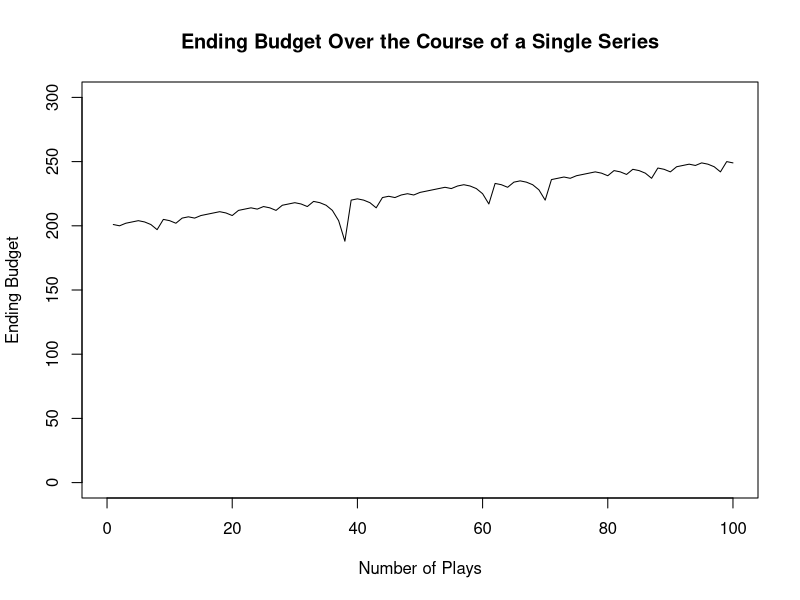
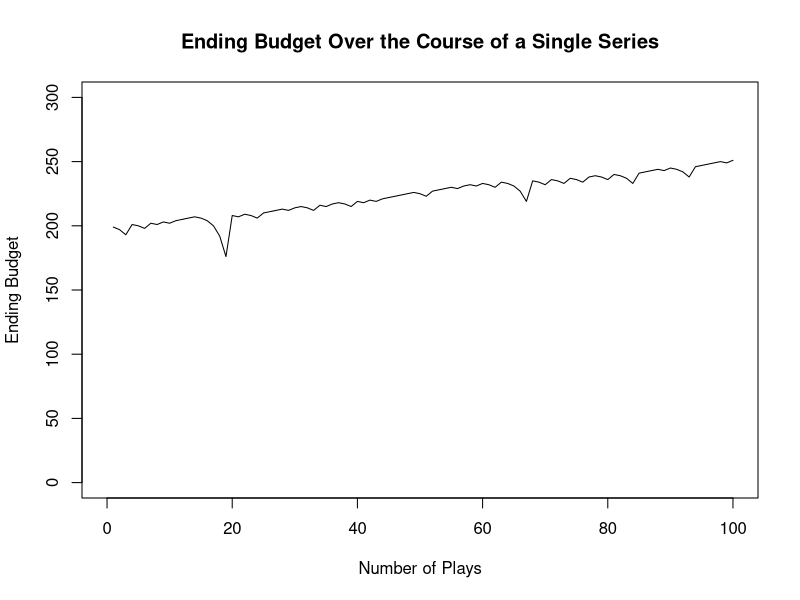
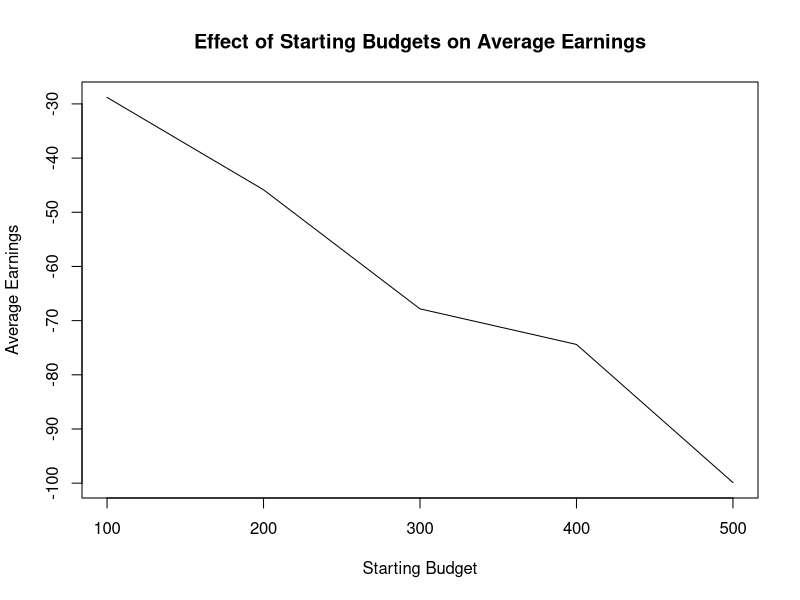

These figures' R source, in order:
## ---- chunk 1
knitr::opts_chunk$set(echo = TRUE)
## ---- chunk 2
martingale_wager <- function(previous_wager, previous_outcome, max_wager, current_budget) {
  if(previous_outcome == 1) return(1)
  min(2 * previous_wager, max_wager, current_budget)
}

profit <- function(l1) {
  l1[nrow(l1), 4] - l1[1, 1]
}

one_series <- function(ng, sb, wt, mw) {
  l1 <- matrix(NA_integer_, nrow = ng, ncol = 4)
  l1[, 3] <- rbinom(ng, 1, 18 / 38)
  l1[1, 1] <- sb
  l1[1, 2] <- 1
  l1[1, 4] <- ifelse(l1[1, 3] == 1, sb + 1, sb - 1)

  for (i in 2:ng) {
    w <- martingale_wager(l1[i - 1, 2], l1[i - 1, 3], mw, l1[i - 1, 4])
    e <- ifelse(l1[i, 3] == 1, l1[i - 1, 4] + w, l1[i - 1, 4] - w)
    s <- e <= 0 | e >= wt
    l1[i, c(1, 2, 4)] <- c(l1[i - 1, 4], w, e)
    if (s) break
  }
  l1[1:i, ]
}


ending_budget <- one_series(100, 200, 300, 100)[, 4]
plot(ending_budget, type = "l", xlim = c(0, 100), ylim = c(0, 300), xlab = "Number of Plays", ylab = "Ending Budget", main = "Ending Budget Over the Course of a Single Series")

average_earnings <- replicate(1000, one_series(1000, 200, 300, 100) |> profit()) |> mean()
print(paste("Average Earnings over 1000 simulations:", round(average_earnings, 2)))


## ---- chunk 3

# Define the functions

# Function to calculate the next wager based on the Martingale betting strategy.
# It takes the previous wager, previous outcome, maximum wager allowed, and current budget as inputs.
martingale_wager <- function(previous_wager, previous_outcome, max_wager, current_budget) {
  # If the previous outcome was a win, return a minimum wager of 1.
  if (previous_outcome == 1) return(1)
  # Otherwise, calculate the next wager as the minimum of 2 times the previous wager,
  # the maximum allowed wager, and the current budget.
  min(2 * previous_wager, max_wager, current_budget)
}

# Function to calculate the profit earned in a gambling series.
# It takes a matrix representing the gambling results as input.
profit <- function(l1) {
  # Calculate the difference between the ending budget of the last round
  # and the starting budget of the first round.
  l1[nrow(l1), 4] - l1[1, 1]
}

# Function to simulate a single series of gambling.
# It takes parameters such as the maximum number of spins, starting budget, winning threshold, and maximum wager allowed.
one_series <- function(ng, sb, wt, mw) {
  # Initialize a matrix to store the results of each round of gambling.
  l1 <- matrix(NA_integer_, nrow = ng, ncol = 4)
  # Generate random outcomes for each round (win or loss).
  l1[, 3] <- rbinom(ng, 1, 18 / 38)
  # Set the starting budget.
  l1[1, 1] <- sb
  # Set the initial wager to 1.
  l1[1, 2] <- 1
  # Calculate the ending budget after the first round.
  l1[1, 4] <- ifelse(l1[1, 3] == 1, sb + 1, sb - 1)

  # Iterate over each round of gambling.
  for (i in 2:ng) {
    # Calculate the next wager using the Martingale strategy.
    w <- martingale_wager(l1[i - 1, 2], l1[i - 1, 3], mw, l1[i - 1, 4])
    # Calculate the ending budget after the current round.
    e <- ifelse(l1[i, 3] == 1, l1[i - 1, 4] + w, l1[i - 1, 4] - w)
    # Check if the ending budget meets the winning threshold or is exhausted.
    s <- e <= 0 | e >= wt
    # Update the matrix with the results of the current round.
    l1[i, c(1, 2, 4)] <- c(l1[i - 1, 4], w, e)
    # If the winning threshold is reached or the budget is exhausted, end the simulation.
    if (s) break
  }
  # Return the matrix representing the results of the simulation.
  l1[1:i, ]
}

# Simulate a single series and plot the ending budget over the course of the series.
ending_budget <- one_series(100, 200, 300, 100)[, 4]
plot(ending_budget, type = "l", xlim = c(0, 100), ylim = c(0, 300), xlab = "Number of Plays", ylab = "Ending Budget", main = "Ending Budget Over the Course of a Single Series")

# Calculate the average earnings using default parameter settings.
average_earnings <- replicate(1000, one_series(1000, 200, 300, 100) |> profit()) |> mean()
print(paste("Average Earnings over 1000 simulations:", round(average_earnings, 2)))



## ---- chunk 4
# ex. Starting Budget

# get a range of starting budgets
starting_budgets <- seq(100, 500, by = 100)

# create a vector to store the average earnings for each starting budget
# make it the length of the starting budgets we are looping over
ae <- numeric(length(starting_budgets))

# create a for loop, going through each starting budget value
for(i in 1:length(starting_budgets)){
  # replicate 1000 times with these settings, changing the starting budget each time
  # winning threshold is 100 more than the starting budget each time
  # could also just set winning threshold to be a large number that starting budget
  # never goes over
  # ae[i] stores the average earning in the ith place
  # starting_budgets[i] selects the ith starting budget to use for this loop
  ae[i] <- replicate(1000, one_series(1000, 
                                      starting_budgets[i], 
                                      starting_budgets[i] + 100, 
                                      100) |> profit()) |> mean()
}

# now plot the results
# starting budget on the x-axis, average earnings on the y-axis

plot(starting_budgets, ae, 
     main = 'Effect of Starting Budgets on Average Earnings',
     ylab = 'Average Earnings',
     xlab = 'Starting Budget',
     type = 'l')
## ---- chunk 5

one_series <- function(ng, sb, wt, mw){
# ng = max number of spins
# sb = starting budget
# wt = ending budget (starting budget + winning threshold)
# mw = max wager
  l1 <- matrix(NA_integer_,nrow=ng,ncol=4)
  l1[,3] <- rbinom(ng,1,18/38)
  l1[1,1] <- sb
  l1[1,2] <- 1
  l1[1,4] <- ifelse(l1[1,3]==1, sb + 1, sb - 1)

  plays<-1
  for(i in 2:ng){
    w <- martingale_wager(l1[i-1,2], l1[i-1,3], mw, l1[i-1,4])
    e <- ifelse(l1[i,3]==1, l1[i-1,4] + w, l1[i-1,4] - w)
    s <- e <= 0 | e >= wt
    l1[i,c(1,2,4)] <- c(l1[i-1,4], w, e)
    if(s) break
    plays<-plays+1
  }
  return(plays)
}

num_simulations <- 1000  # Number of simulations
total_plays <- 0

for (sim in 1:num_simulations) {
  total_plays <- total_plays + one_series(100, 200, 300, 100)
}

average_plays <- total_plays / num_simulations
cat("Average number of plays before stopping:", average_plays, "\n")

